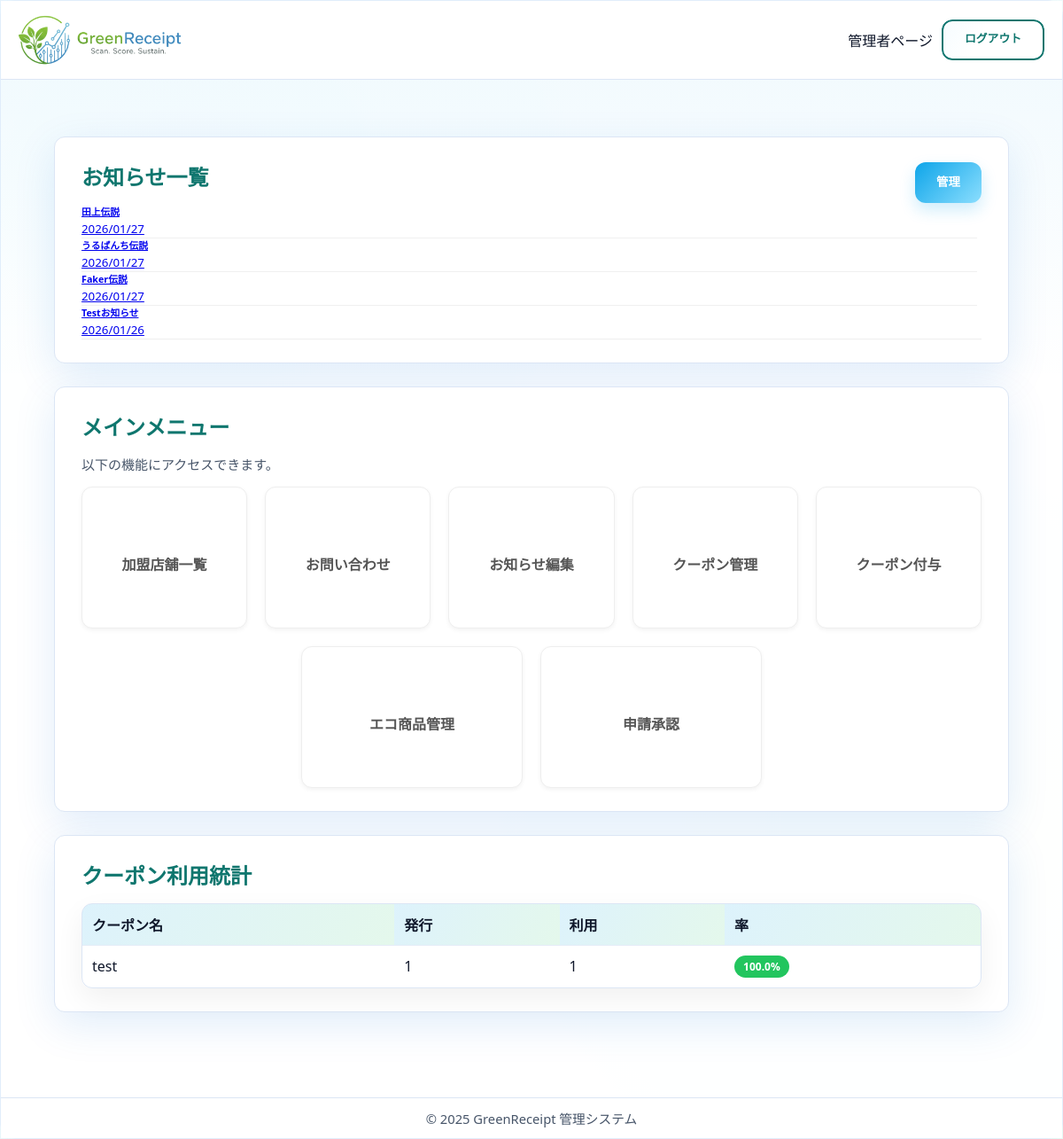
Page /staff/index/ (signed in) on the earlier database version.
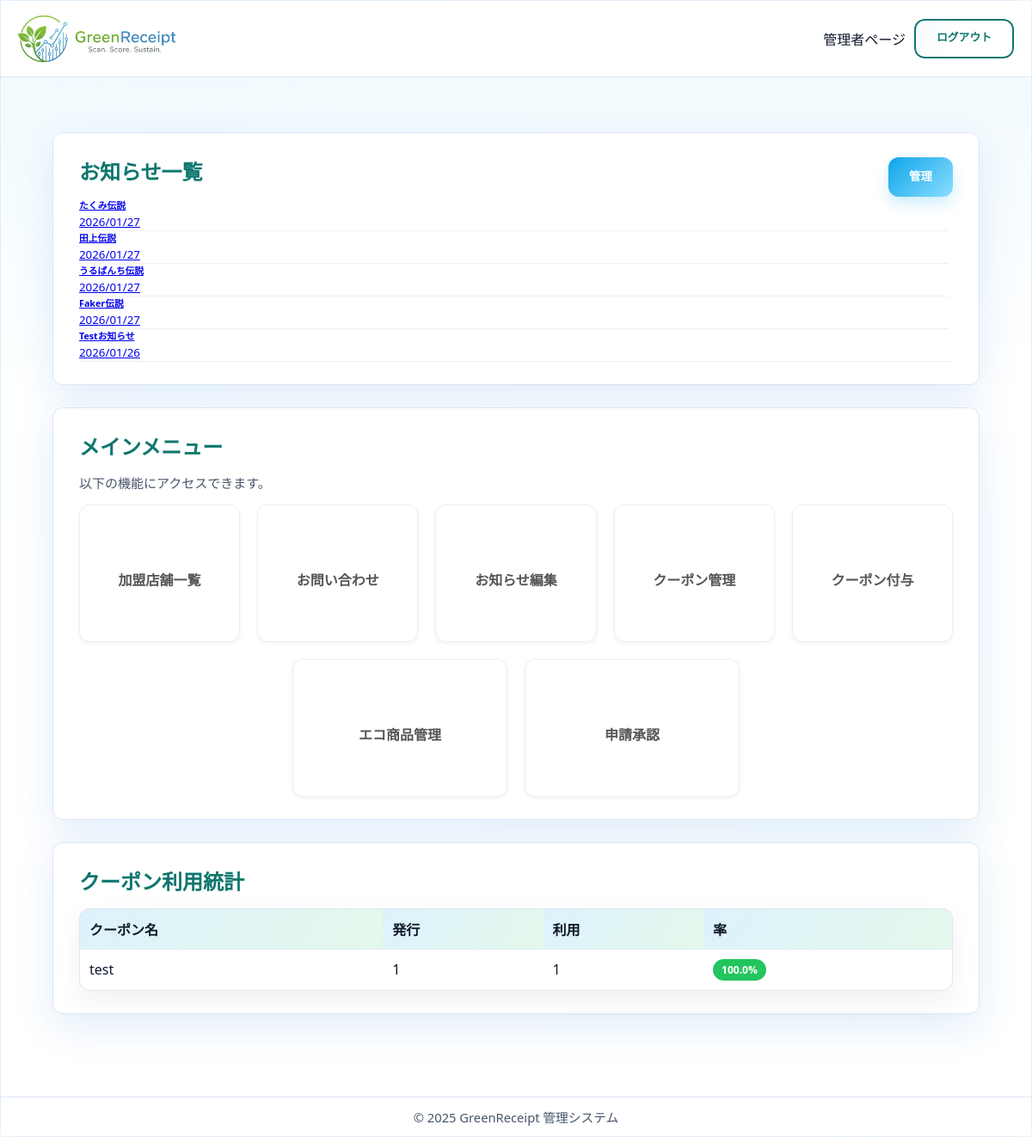
Same page on the later database version.
### core/models.py (models this page shows, shortened)
class Announcement(models.Model):
    title = models.CharField(max_length=100, verbose_name='記事名')
    content = models.TextField(verbose_name='内容')
    file = models.FileField(
        upload_to='announcements/', null=True, blank=True, verbose_name='ファイル')
    created_at = models.DateTimeField(auto_now_add=True, verbose_name='作成日時')
    class Meta:
        verbose_name = 'お知らせ'
        verbose_name_plural = 'お知らせ'

class Coupon(models.Model):
    TYPE_CHOICES = [
        ('percentage', '割引率'),
        ('absolute', '固定額'),
    ]
    title = models.CharField(max_length=64, verbose_name='タイトル')
    description = models.CharField(max_length=64, verbose_name='詳細')
    requirement = models.CharField(max_length=255, blank=True, verbose_name='利用条件')
    type = models.CharField(max_length=64, verbose_name='タイプ', choices=TYPE_CHOICES)
    discount_value = models.DecimalField(
        max_digits=12, decimal_places=2, verbose_name='割引量')
    available_stores = models.ManyToManyField(
        Store, verbose_name='利用可能店舗', blank=True)
    required_points = models.IntegerField(default=0, verbose_name='必要ポイント数')
    STATUS_CHOICES = [
        ('pending', '申請中'),
        ('approved', '承認済み'),
        ('rejected', '却下'),
        ('deletion_requested', '削除申請中'),
    ]
    status = models.CharField(
        max_length=20, choices=STATUS_CHOICES, default='approved', verbose_name='ステータス')
    store = models.ForeignKey(
        Store, on_delete=models.CASCADE, null=True, blank=True, related_name='created_coupons', verbose_name='作成店舗')
    remarks = models.TextField(blank=True, verbose_name='備考')
    rejection_reason = models.TextField(blank=True, verbose_name='却下理由')
    updated_at = models.DateTimeField(auto_now=True, verbose_name='更新日時')
    class Meta:
        verbose_name = 'クーポン'
        verbose_name_plural = 'クーポン'

### core/views.py (the view)
# urls.py: path("staff/index/", views.staff_index, name="staff_index"),
@login_required
def staff_index(request):
    announcements = Announcement.objects.all().order_by('-created_at')
    coupons = Coupon.objects.all()
    coupon_stats = []
    for coupon in coupons:
        holders_count = coupon.customuser_set.count()
        usage_count = CouponUsage.objects.filter(coupon=coupon).count()
        issued_count = holders_count + usage_count
        usage_ratio = 0
        if issued_count > 0:
            usage_ratio = (usage_count / issued_count) * 100
        used_at_my_store = 0
        if request.user.role == 'store' and request.user.store:
            used_at_my_store = CouponUsage.objects.filter(
                coupon=coupon,
                store=request.user.store
            ).count()
        elif request.user.role == 'admin' or request.user.is_superuser:
            used_at_my_store = usage_count
        coupon_stats.append({
            'coupon': coupon,
            'issued_count': issued_count,
            'usage_count': usage_count,
            'usage_ratio': round(usage_ratio, 1),
            'used_at_my_store': used_at_my_store
        })
    return render(request, "admin/staff_index.html", {
        'announcements': announcements,
        'coupon_stats': coupon_stats
    })

### core/templates/admin/staff_index.html (shortened to what the changed rows need)
{% extends 'admin/admin_base.html' %}
{% load static %}
{% block content %}
  <div class="container-fluid dashboard-section mt-4 px-4">
    <div class="row mb-4">
      <div class="col-12">
        <div class="card shadow-sm">
          <div class="card-header bg-white d-flex justify-content-between align-items-center">
            <h2 class="h5 mb-0">お知らせ一覧</h2>
          </div>
          <div class="card-body">
            {% if announcements %}
              <div class="announcement-list">
                {% for announcement in announcements %}
                  <a href="{% url 'core:announcement_detail' announcement.id %}" class="announcement-item d-flex justify-content-between align-items-center p-3 mb-2 bg-light rounded text-decoration-none text-dark">
                    <div>
                      <h6 class="mb-1 fw-bold">{{ announcement.title }}</h6>
                      <small class="text-muted">{{ announcement.created_at|date:'Y/m/d' }}</small>
                    </div>
                  </a>
                {% endfor %}
              </div>
            {% else %}
              <p class="text-muted text-center py-4">現在、お知らせはありません。</p>
            {% endif %}
          </div>
        </div>
      </div>
    </div>
    <div class="row mb-4">
      <div class="col-12">
        <div class="card shadow-sm">
          <div class="card-header bg-white">
            <h2 class="h4 mb-0">メインメニュー</h2>
          </div>
        </div>
      </div>
    </div>
    <div class="row">
      <div class="col-12 mb-4">
        <div class="card h-100 shadow-sm">
          <div class="card-header bg-white">
            <h2 class="h5 mb-0">クーポン利用統計</h2>
          </div>
          <div class="card-body p-0">
            {% if coupon_stats %}
              <div class="table-responsive">
                <table class="table table-hover mb-0">
                  <thead class="table-light">
                    <tr>
                      <th class="ps-4">クーポン名</th>
                      <th class="text-center">発行</th>
                      <th class="text-center">利用</th>
                      <th class="text-center">率</th>
                    </tr>
                  </thead>
                  <tbody>
                    {% for stat in coupon_stats %}
                      <tr data-href="{% url 'core:coupon_stats_detail' stat.coupon.id %}" class="clickable-row">
                        <td class="ps-4 fw-bold">{{ stat.coupon.title }}</td>
                        <td class="text-center">{{ stat.issued_count }}</td>
                        <td class="text-center">{{ stat.usage_count }}</td>
                        <td class="text-center">
                            <span class="badge {% if stat.usage_ratio > 30 %}bg-success{% elif stat.usage_ratio > 10 %}bg-primary{% else %}bg-secondary{% endif %}">
                                {{ stat.usage_ratio }}%
                            </span>
                        </td>
                      </tr>
                    {% endfor %}
                  </tbody>
                </table>
              </div>
            {% else %}
              <p class="text-muted text-center py-4">現在、クーポンの統計データはありません。</p>
            {% endif %}
          </div>
        </div>
      </div>
    </div>
  </div>
{% endblock %}

Differences in the rows shown:
added Announcement: title "たくみ伝説", created_at "2026/01/27"
